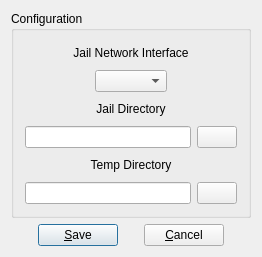
<?xml version="1.0" encoding="UTF-8"?>
<ui version="4.0">
 <class>dialogConfig</class>
 <widget class="QDialog" name="dialogConfig">
  <property name="geometry">
   <rect>
    <x>0</x>
    <y>0</y>
    <width>262</width>
    <height>257</height>
   </rect>
  </property>
  <property name="windowTitle">
   <string>Configuration</string>
  </property>
  <property name="windowIcon">
   <iconset resource="warden.qrc">
    <normaloff>:/cell.png</normaloff>:/cell.png</iconset>
  </property>
  <layout class="QGridLayout">
   <item row="1" column="0">
    <layout class="QHBoxLayout">
     <item>
      <spacer name="spacer2">
       <property name="orientation">
        <enum>Qt::Horizontal</enum>
       </property>
       <property name="sizeType">
        <enum>QSizePolicy::Expanding</enum>
       </property>
       <property name="sizeHint" stdset="0">
        <size>
         <width>31</width>
         <height>21</height>
        </size>
       </property>
      </spacer>
     </item>
     <item>
      <widget class="QPushButton" name="pushSave">
       <property name="text">
        <string>&amp;Save</string>
       </property>
       <property name="shortcut">
        <string>Alt+S</string>
       </property>
      </widget>
     </item>
     <item>
      <spacer name="spacer1">
       <property name="orientation">
        <enum>Qt::Horizontal</enum>
       </property>
       <property name="sizeType">
        <enum>QSizePolicy::Fixed</enum>
       </property>
       <property name="sizeHint" stdset="0">
        <size>
         <width>20</width>
         <height>20</height>
        </size>
       </property>
      </spacer>
     </item>
     <item>
      <widget class="QPushButton" name="pushCancel">
       <property name="text">
        <string>&amp;Cancel</string>
       </property>
       <property name="shortcut">
        <string>Alt+C</string>
       </property>
      </widget>
     </item>
     <item>
      <spacer name="spacer3">
       <property name="orientation">
        <enum>Qt::Horizontal</enum>
       </property>
       <property name="sizeType">
        <enum>QSizePolicy::Expanding</enum>
       </property>
       <property name="sizeHint" stdset="0">
        <size>
         <width>31</width>
         <height>20</height>
        </size>
       </property>
      </spacer>
     </item>
    </layout>
   </item>
   <item row="0" column="0">
    <widget class="QGroupBox" name="groupBox">
     <property name="title">
      <string>Configuration</string>
     </property>
     <layout class="QGridLayout" name="gridLayout">
      <item row="0" column="0">
       <widget class="QLabel" name="textLabel1">
        <property name="text">
         <string>Jail Network Interface</string>
        </property>
        <property name="alignment">
         <set>Qt::AlignCenter</set>
        </property>
        <property name="wordWrap">
         <bool>false</bool>
        </property>
       </widget>
      </item>
      <item row="1" column="0">
       <layout class="QHBoxLayout">
        <item>
         <spacer name="spacer4">
          <property name="orientation">
           <enum>Qt::Horizontal</enum>
          </property>
          <property name="sizeType">
           <enum>QSizePolicy::Expanding</enum>
          </property>
          <property name="sizeHint" stdset="0">
           <size>
            <width>61</width>
            <height>20</height>
           </size>
          </property>
         </spacer>
        </item>
        <item>
         <widget class="QComboBox" name="comboNIC"/>
        </item>
        <item>
         <spacer name="spacer5">
          <property name="orientation">
           <enum>Qt::Horizontal</enum>
          </property>
          <property name="sizeType">
           <enum>QSizePolicy::Expanding</enum>
          </property>
          <property name="sizeHint" stdset="0">
           <size>
            <width>70</width>
            <height>20</height>
           </size>
          </property>
         </spacer>
        </item>
       </layout>
      </item>
      <item row="2" column="0">
       <widget class="QLabel" name="textLabel1_2">
        <property name="text">
         <string>Jail Directory</string>
        </property>
        <property name="alignment">
         <set>Qt::AlignCenter</set>
        </property>
        <property name="wordWrap">
         <bool>false</bool>
        </property>
       </widget>
      </item>
      <item row="3" column="0">
       <layout class="QHBoxLayout">
        <item>
         <widget class="QLineEdit" name="lineJailDir">
          <property name="readOnly">
           <bool>true</bool>
          </property>
         </widget>
        </item>
        <item>
         <widget class="QPushButton" name="pushJailDir">
          <property name="text">
           <string/>
          </property>
          <property name="icon">
           <iconset resource="warden.qrc">
            <normaloff>:/folder.png</normaloff>:/folder.png</iconset>
          </property>
         </widget>
        </item>
       </layout>
      </item>
      <item row="4" column="0">
       <widget class="QLabel" name="textLabel1_2_2">
        <property name="text">
         <string>Temp Directory</string>
        </property>
        <property name="alignment">
         <set>Qt::AlignCenter</set>
        </property>
        <property name="wordWrap">
         <bool>false</bool>
        </property>
       </widget>
      </item>
      <item row="5" column="0">
       <layout class="QHBoxLayout">
        <item>
         <widget class="QLineEdit" name="lineTMPDIR">
          <property name="readOnly">
           <bool>true</bool>
          </property>
         </widget>
        </item>
        <item>
         <widget class="QPushButton" name="pushTmpDir">
          <property name="text">
           <string/>
          </property>
          <property name="icon">
           <iconset resource="warden.qrc">
            <normaloff>:/folder.png</normaloff>:/folder.png</iconset>
          </property>
         </widget>
        </item>
       </layout>
      </item>
     </layout>
    </widget>
   </item>
  </layout>
 </widget>
 <layoutdefault spacing="6" margin="11"/>
 <includes>
  <include location="local">qfiledialog.h</include>
 </includes>
 <resources>
  <include location="warden.qrc"/>
 </resources>
 <connections>
  <connection>
   <sender>pushSave</sender>
   <signal>clicked()</signal>
   <receiver>dialogConfig</receiver>
   <slot>slotSave()</slot>
   <hints>
    <hint type="sourcelabel">
     <x>20</x>
     <y>20</y>
    </hint>
    <hint type="destinationlabel">
     <x>20</x>
     <y>20</y>
    </hint>
   </hints>
  </connection>
  <connection>
   <sender>pushCancel</sender>
   <signal>clicked()</signal>
   <receiver>dialogConfig</receiver>
   <slot>slotCancel()</slot>
   <hints>
    <hint type="sourcelabel">
     <x>20</x>
     <y>20</y>
    </hint>
    <hint type="destinationlabel">
     <x>20</x>
     <y>20</y>
    </hint>
   </hints>
  </connection>
  <connection>
   <sender>pushJailDir</sender>
   <signal>clicked()</signal>
   <receiver>dialogConfig</receiver>
   <slot>slotChangeJailDir()</slot>
   <hints>
    <hint type="sourcelabel">
     <x>20</x>
     <y>20</y>
    </hint>
    <hint type="destinationlabel">
     <x>20</x>
     <y>20</y>
    </hint>
   </hints>
  </connection>
  <connection>
   <sender>pushTmpDir</sender>
   <signal>clicked()</signal>
   <receiver>dialogConfig</receiver>
   <slot>slotChangeTMPDIR()</slot>
   <hints>
    <hint type="sourcelabel">
     <x>20</x>
     <y>20</y>
    </hint>
    <hint type="destinationlabel">
     <x>20</x>
     <y>20</y>
    </hint>
   </hints>
  </connection>
 </connections>
</ui>
